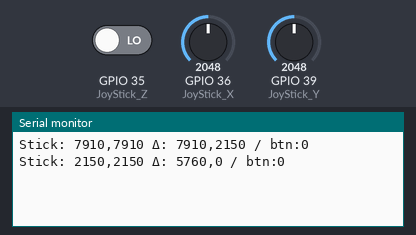
Simulated run of this sketch. Board: ESP32. Shown: the last lines printed to the serial monitor. Inputs (shaded band) come from the test bench; at power-on: GPIO 36 (JoyStick_X) = 2048, GPIO 39 (JoyStick_Y) = 2048, GPIO 35 (JoyStick_Z) LOW.

Above: at 1.2 s.
1.3 s: GPIO 36 (JoyStick_X) set to 2866
At 2.5 s:
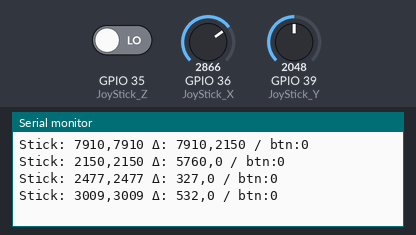
2.8 s: GPIO 39 (JoyStick_Y) set to 2866
At 4.0 s:
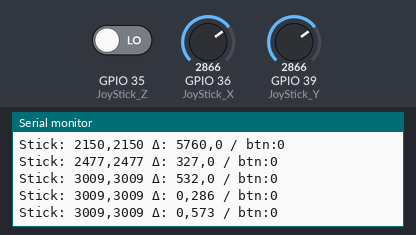
4.3 s: GPIO 35 (JoyStick_Z) driven HIGH
At 4.9 s:
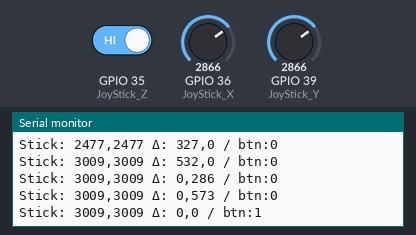
5.8 s: GPIO 36 (JoyStick_X) set to 3603
At 6.2 s:
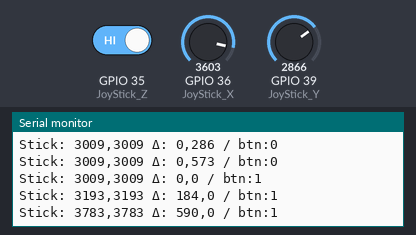
7.3 s: GPIO 39 (JoyStick_Y) set to 3603
At 8.5 s:
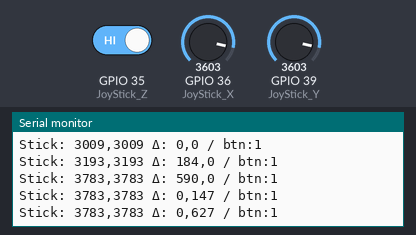
8.8 s: GPIO 35 (JoyStick_Z) driven LOW
At 9.5 s:
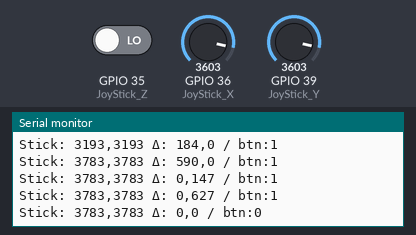
Timing chart, 0 to 11.3 s (numbered marks = the images above; inputs shaded):
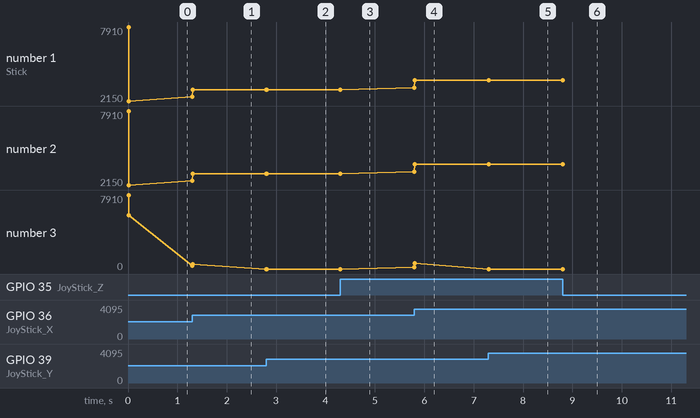

Measured:
- after the input at 1.3 s, the serial monitor: prints a new line at once (image 1)
- after the input at 2.8 s, the serial monitor: prints a new line at once (image 2)
- after the input at 4.3 s, the serial monitor: prints a new line at once (image 3)
- after the input at 5.8 s, the serial monitor: prints a new line at once (image 4)
- after the input at 7.3 s, the serial monitor: prints a new line at once (image 5)
- after the input at 8.8 s, the serial monitor: prints a new line at once (image 6)
- plotted number 1: 2150 → 3009 after the input at 1.3 s, 3009 → 3783 after the input at 5.8 s
- plotted number 2: 2150 → 3009 after the input at 1.3 s, 3009 → 3783 after the input at 5.8 s

The sketch:

simple-joystick.ino
```cpp
// IoT Crazy 2020
// Simple joystick tutorial with smoothing

// Which pins the joystick is connected to
// These values are for the ESP 32
int JoyStick_X = 36; // x
int JoyStick_Y = 39; // y
int JoyStick_Z = 35; // switch - remember the pullup resistor!

int prevx, prevy, prevbtn = 0; // previous states or each joystick input, default to zero
int minChange = 20; // minimum amount of change that must be seen to determine that the stick has moved
int numSamples = 20; // how many samples to take when reading the joystick

void setup() {
  Serial.begin(115200);
  delay(10);
  pinMode(JoyStick_Z, INPUT);
  pinMode(JoyStick_X, INPUT);
  pinMode(JoyStick_Y, INPUT);
}

void loop() {
  int x,y,z,sum_x,sum_y = 0; // start with all values at zero

  // collect the required number of samples and add to a sum
  for(int i = 0; i<=numSamples; i++)
  {
    sum_x += analogRead(JoyStick_X);
    sum_y += analogRead(JoyStick_Y);
  }

  // find the mean average of the samples
  x = sum_x / numSamples;
  y = sum_y / numSamples;
  z = digitalRead(JoyStick_Z);

  // if the average of either axis is greater than the minimum required change, or the button state has changed, display the values
  if (abs(x - prevx) > minChange || abs(y - prevy) > minChange || z != prevbtn)
  {
    Serial.printf("Stick: %d,%d Δ: %d,%d / btn:%d \n", x, x, abs(x-prevx), abs(y-prevy), z);

    // save the current values as the new 'previous' value to compare on th next loop
    prevx = x;
    prevy = y;
    prevbtn = z;
  }

}
```
